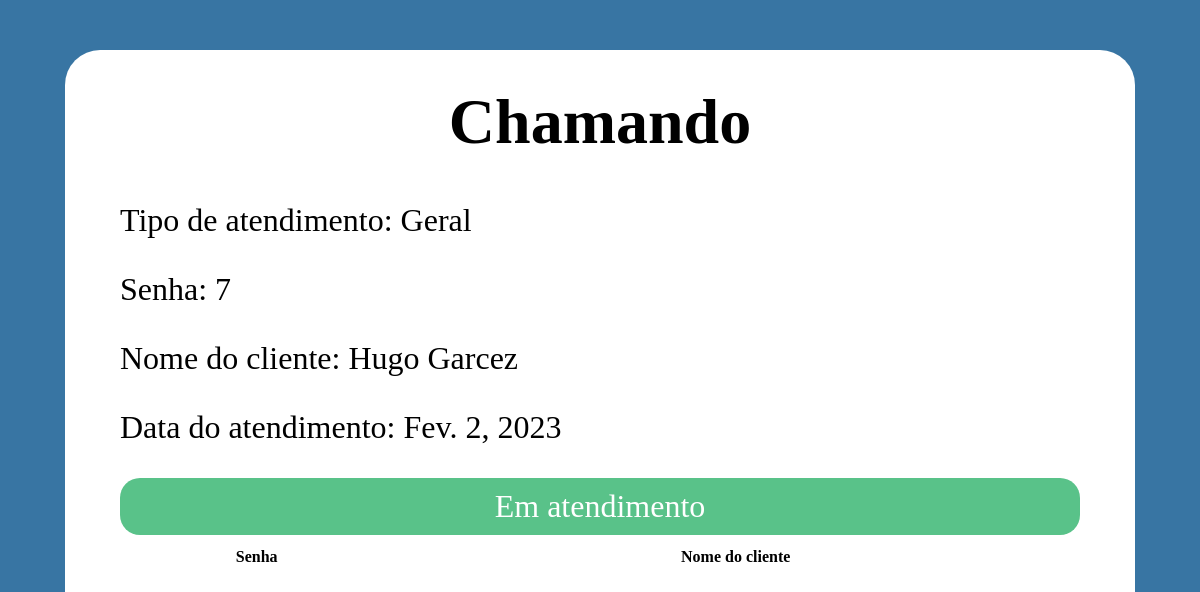
/chamar-proxima-senha/ (signed in), run on an earlier commit of the app's database.
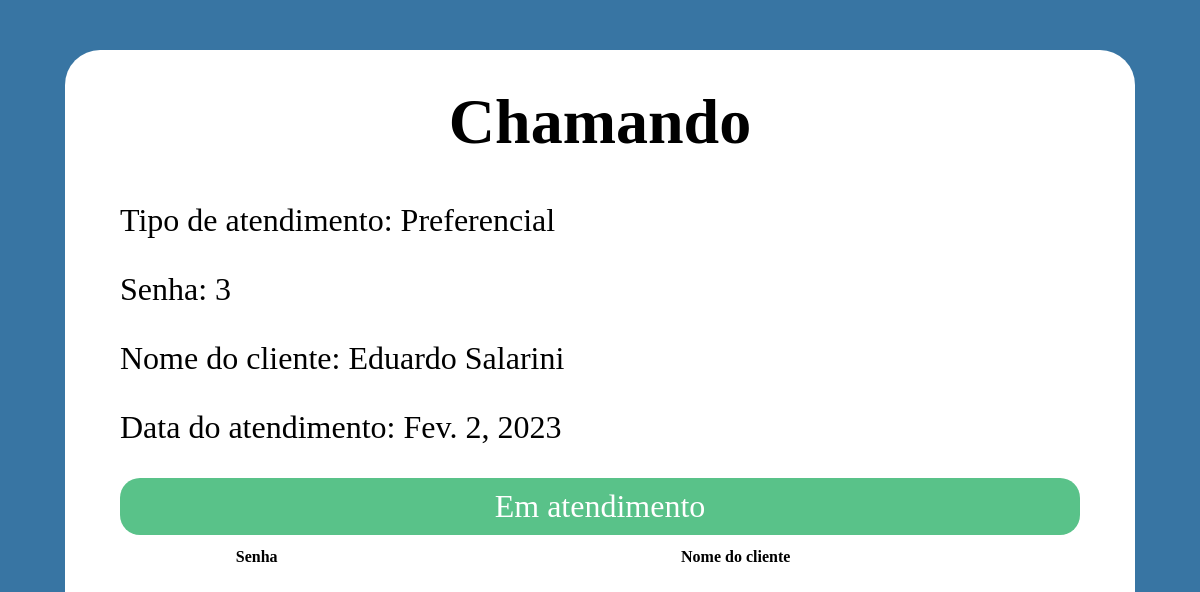
And on a later commit of the database.
### atendimento/models.py (models this page shows, shortened)
class Atendimento(models.Model):
    nome_cliente = models.CharField(max_length=255, verbose_name='Digite seu nome')
    data_atendimento = models.DateField(auto_now_add=True)
    status_atendimento = models.CharField(max_length=255, default='fila')
    numero_senha = models.IntegerField()
    atendente = models.ForeignKey(Atendente, on_delete=models.PROTECT, null=True,blank= True)
    tipo_atendimento = models.ForeignKey(TipoAtendimento, on_delete=models.CASCADE)

class TipoAtendimento(models.Model):
    prefixo = models.CharField(max_length=4)
    nome = models.CharField(max_length=100)
    descricao = models.CharField(max_length=255)

### atendimento/views.py (the view)
# urls.py: path('chamar-proxima-senha/', views.chamar_proxima_senha, name='chamar_proxima_senha'),
@login_required
def chamar_proxima_senha(request):
    atendente = Atendente.objects.get(user=request.user)
    try:
        senha_atual = Atendimento.objects.filter(status_atendimento='fila', tipo_atendimento = atendente.tipo_atendimento).order_by('data_atendimento').first()
        if not senha_atual:
            if atendente.tipo_atendimento.nome == 'Preferencial':
                senha_atual = Atendimento.objects.filter(status_atendimento='fila', tipo_atendimento__nome = 'Geral').order_by('data_atendimento').first()
            elif not atendente.tipo_atendimento.nome == "Processos":
                senha_atual = Atendimento.objects.filter(status_atendimento='fila', tipo_atendimento__nome='Preferencial').order_by('data_atendimento').first()
        else: print(senha_atual)
        senha_atual.status_atendimento = 'chamando'
        senha_atual.atendente = atendente
        senha_atual.save()
    except:
        senha_atual=Atendimento.objects.filter(status_atendimento='chamando', atendente=atendente).order_by('data_atendimento').first()
    return render(request, 'proxima_senha.html', {'senha': senha_atual, 'cabine': atendente.cabine})

### atendimento/templates/proxima_senha.html (shortened to what this page needs)
<div class"proxima-senha">
{% extends 'template.html' %}
{% block content %}
  {% if senha %}
  <h1>Chamando</h1>
  {% else %}
  <h1>Em espera</h1>
  {% endif %}
  <p>Tipo de atendimento: {{ senha.tipo_atendimento.nome }}</p>
  <p>Senha: {{ senha.numero_senha }}</p>
  <p>Nome do cliente: {{ senha.nome_cliente }}</p>
  <p>Data do atendimento: {{ senha.data_atendimento }}</p>
  {% if senha %}
  <a href="/em-atendimento/{{senha.id}}/{{prefixo}}">
    Em atendimento
  </a>
  {% else %}
  <a href="/chamar-proxima-senha/{{prefixo}}">
    Chamar próximo da fila
  </a>
  {% endif %}
  <div>
    <table>
      <thead>
        <tr>
          <th>Senha</th>
          <th>Nome do cliente</th>
        </tr>
      </thead>
    </table>
  </div>
{% endblock %}

What changed in the data, as far as the page shows it:
no longer on this page (row edited): Atendimento: tipo_atendimento.nome "Geral", numero_senha "7", nome_cliente "Hugo Garcez", data_atendimento "Fev. 2, 2023"
now on this page (row unchanged): Atendimento: tipo_atendimento.nome "Preferencial", numero_senha "3", nome_cliente "Eduardo Salarini", data_atendimento "Fev. 2, 2023"
